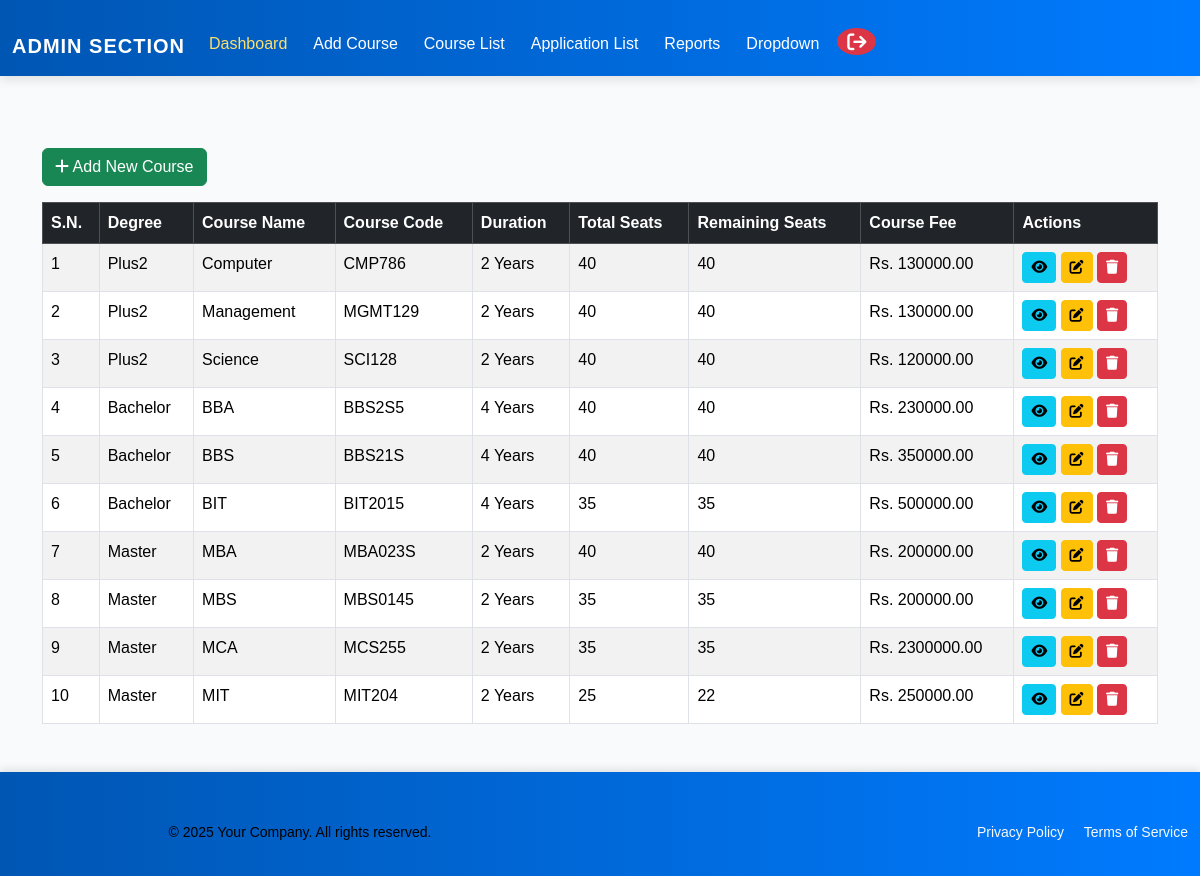
/course-list/, run on an earlier commit of the app's database.
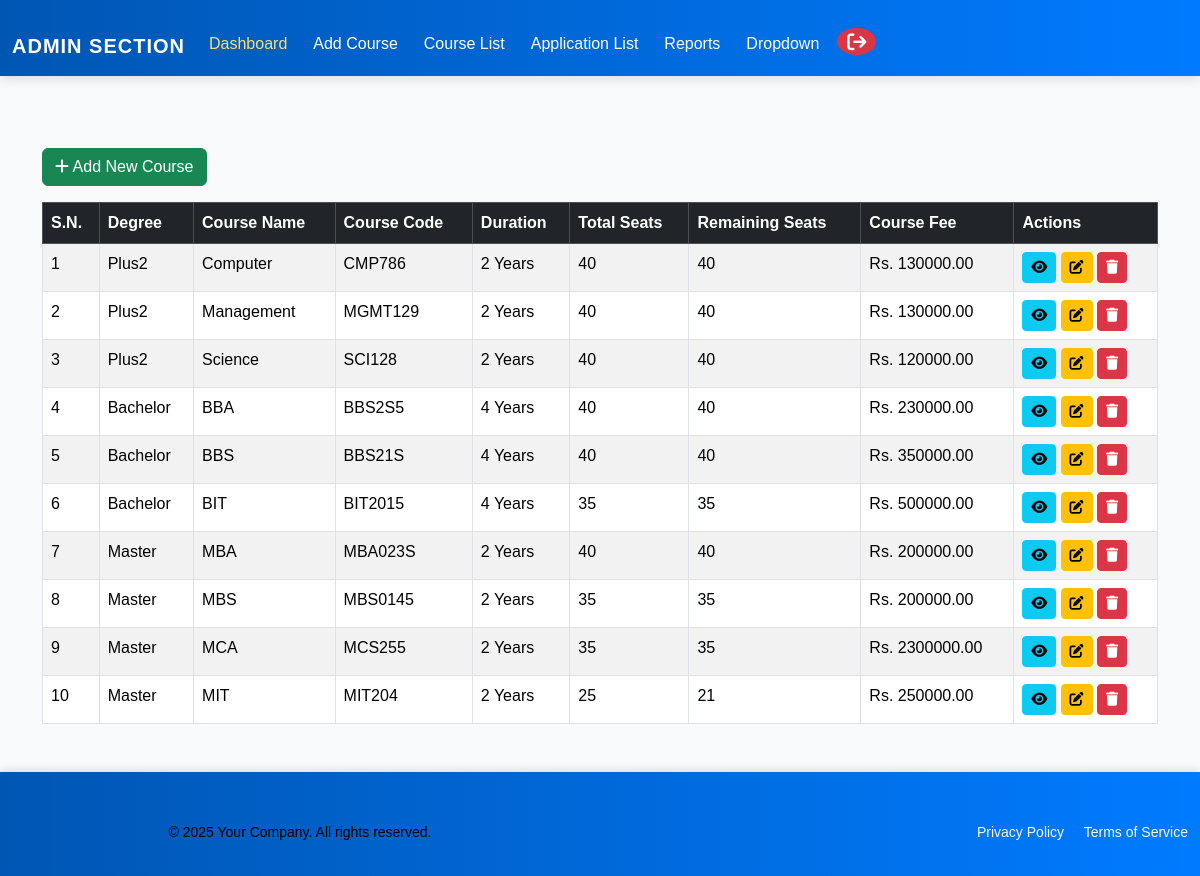
And on a later commit of the database.
### admissionapp/models.py (models this page shows, shortened)
class CourseDetails(models.Model):
    DEGREE_CHOICES = [
        ("Master", "Master"),
        ("Bachelor", "Bachelor"),
        ("Plus2", "Plus2"),
    ]
    COURSE_DURATION = [
        ("2 Years", "2 Years"),
        ("3 Years", "3 Years"),
        ("4 Years", "4 Years"),
        ("5 Years", "5 Years"),
    ]
    degree = models.CharField(max_length=50, choices=DEGREE_CHOICES)
    course_name = models.CharField(max_length=10, unique=True,
                                   verbose_name="Course Name(short form)")
    course_full_name = models.CharField(max_length=100, unique=True, blank=True,
                                    verbose_name="Course Full Name")
    course_code = models.CharField(max_length=10, unique=True)
    course_duration = models.CharField(max_length=10, choices=COURSE_DURATION)
    total_seats = models.PositiveIntegerField(default=40)
    seats_filled = models.PositiveIntegerField(default=0)
    course_fee = models.DecimalField(max_digits=10, decimal_places=2, default=0)
    course_add_date = models.DateTimeField(auto_now_add=True, blank=True, null=True)
    course_desc = models.TextField(blank=True, help_text="Overview, curriculum etc"
                                   ,verbose_name="Course Description")
    min_requirement = models.TextField(
        blank=True,
        verbose_name="Minimum Requirement",
        help_text="Write as bullet sentences",
    )
    bg_pic = models.ImageField(
        upload_to=course_bg_upload_path,
        blank=True,
        null=True,
        help_text="Upload a background image for the course",
        verbose_name="Background Picture"
    )
    @property
    def remaining_seat(self):
        return self.total_seats - self.seats_filled

### admissionapp/views.py (the view)
# urls.py: path("course-list/", CourseListView.as_view(), name="course_list"),
class CourseListView(ListView):
    model = CourseDetails
    template_name = "admin/course_list.html"
    context_object_name = "courses"
    def get_queryset(self):
        degree_order = Case(
            When(degree="Plus2", then=0),
            When(degree="Bachelor", then=1),
            When(degree="Master", then=2),
            default=3,
            output_field=IntegerField(),
        )
        return (
            CourseDetails.objects
            .annotate(_degree_order=degree_order)
            .order_by("_degree_order", "course_name")
        )

### admissionapp/context_processors.py (called while the page is built, shortened)
def profile_flags(request):
    if not request.user.is_authenticated:
        return {}

### templates/admin/course_list.html (shortened to what this page needs)
{% extends 'admin/admin_base.html' %}
{% load static %}
{% block css %}
<link rel="stylesheet" href="{% static 'css/admin/course_list.css' %}">
{% endblock %}
{% block content %}
    <div class="course-list-container container mt-4">
        <div class="course-list-title">
            <a href="{% url 'add_course' %}" class="btn btn-success my-3">
                <i class="fas fa-plus"></i> Add New Course
            </a>
        </div>
        {% if courses %}
            <div class="course-list-table">
                <table class="table table-bordered table-striped table-hover">
                    <thead class="table-dark">
                        <tr>
                            <th>S.N.</th>
                            <th>Degree</th>
                            <th>Course Name</th>
                            <th>Course Code</th>
                            <th>Duration</th>
                            <th>Total Seats</th>
                            <th>Remaining Seats</th>
                            <th>Course Fee</th>
                            <th>Actions</th>
                        </tr>
                    </thead>
                    <tbody>
                        {% for course in courses %}
                            <tr>
                                <td>{{ forloop.counter }}</td>
                                <td>{{ course.get_degree_display }}
                                </td>
                                <td>{{ course.course_name }}</td>
                                <td>{{ course.course_code }}
                                </td>
                                <td>{{ course.course_duration }}</td>
                                <td>{{ course.total_seats }}</td>
                                <td>{{ course.remaining_seat }}</td>
                                <td>Rs. {{ course.course_fee|floatformat:2 }}</td>
                                <td class="action-buttons">
                                    <a href="{% url 'course_detail' course.pk %}"
                                       class="btn btn-info btn-sm"
                                       title="View Details">
                                        <i class="fas fa-eye"></i>
                                    </a>
                                    <a href="{% url 'course_update' course.pk %}"
                                       class="btn btn-warning btn-sm"
                                       title="Edit Course">
                                        <i class="fas fa-edit"></i>
                                    </a>
                                    <form method="post" action="{% url 'course_delete' course.pk %}" style="display: inline;">
                                        <button type="submit"
                                                class="btn btn-danger btn-sm"
                                                title="Delete Course"
                                                onclick="return confirm('Are you sure you want to delete this course?')">
                                            <i class="fas fa-trash"></i>
                                        </button>
                                    </form>
                                </td>
                            </tr>
                        {% endfor %}
                    </tbody>
                </table>
            </div>
        {% endif %}
    </div>
{% endblock %}

What changed in the data, as far as the page shows it:
changed CourseDetails "MIT": remaining_seat "22" → "21"
